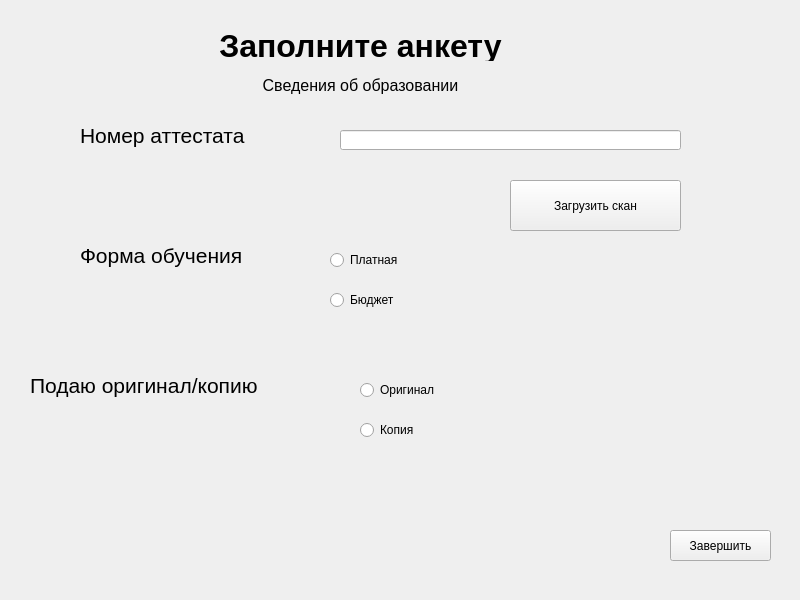
<?xml version="1.0" encoding="UTF-8"?>
<ui version="4.0">
 <class>Zap_Step4</class>
 <widget class="QMainWindow" name="Zap_Step4">
  <property name="geometry">
   <rect>
    <x>0</x>
    <y>0</y>
    <width>800</width>
    <height>600</height>
   </rect>
  </property>
  <property name="windowTitle">
   <string>MainWindow</string>
  </property>
  <widget class="QWidget" name="centralwidget">
   <widget class="QPushButton" name="btn_load">
    <property name="geometry">
     <rect>
      <x>510</x>
      <y>180</y>
      <width>171</width>
      <height>51</height>
     </rect>
    </property>
    <property name="text">
     <string>Загрузить скан</string>
    </property>
   </widget>
   <widget class="QLabel" name="label_2">
    <property name="geometry">
     <rect>
      <x>130</x>
      <y>70</y>
      <width>461</width>
      <height>31</height>
     </rect>
    </property>
    <property name="font">
     <font>
      <pointsize>12</pointsize>
     </font>
    </property>
    <property name="text">
     <string>Сведения об образовании</string>
    </property>
    <property name="alignment">
     <set>Qt::AlignCenter</set>
    </property>
   </widget>
   <widget class="QLineEdit" name="edit_number">
    <property name="geometry">
     <rect>
      <x>340</x>
      <y>130</y>
      <width>341</width>
      <height>20</height>
     </rect>
    </property>
    <property name="inputMask">
     <string>00 00</string>
    </property>
    <property name="maxLength">
     <number>5</number>
    </property>
   </widget>
   <widget class="QLabel" name="label_5">
    <property name="geometry">
     <rect>
      <x>80</x>
      <y>120</y>
      <width>221</width>
      <height>31</height>
     </rect>
    </property>
    <property name="font">
     <font>
      <pointsize>16</pointsize>
     </font>
    </property>
    <property name="text">
     <string>Номер аттестата</string>
    </property>
   </widget>
   <widget class="QPushButton" name="btn_next">
    <property name="geometry">
     <rect>
      <x>670</x>
      <y>530</y>
      <width>101</width>
      <height>31</height>
     </rect>
    </property>
    <property name="text">
     <string>Завершить</string>
    </property>
   </widget>
   <widget class="QLabel" name="label">
    <property name="geometry">
     <rect>
      <x>130</x>
      <y>30</y>
      <width>461</width>
      <height>31</height>
     </rect>
    </property>
    <property name="font">
     <font>
      <pointsize>24</pointsize>
      <weight>75</weight>
      <bold>true</bold>
     </font>
    </property>
    <property name="text">
     <string>Заполните анкету</string>
    </property>
    <property name="alignment">
     <set>Qt::AlignCenter</set>
    </property>
   </widget>
   <widget class="QLabel" name="label_6">
    <property name="geometry">
     <rect>
      <x>80</x>
      <y>240</y>
      <width>221</width>
      <height>31</height>
     </rect>
    </property>
    <property name="font">
     <font>
      <pointsize>16</pointsize>
     </font>
    </property>
    <property name="text">
     <string>Форма обучения</string>
    </property>
   </widget>
   <widget class="QRadioButton" name="radio_cash">
    <property name="geometry">
     <rect>
      <x>330</x>
      <y>250</y>
      <width>95</width>
      <height>20</height>
     </rect>
    </property>
    <property name="text">
     <string>Платная</string>
    </property>
   </widget>
   <widget class="QRadioButton" name="radio_free">
    <property name="geometry">
     <rect>
      <x>330</x>
      <y>290</y>
      <width>95</width>
      <height>20</height>
     </rect>
    </property>
    <property name="text">
     <string>Бюджет</string>
    </property>
   </widget>
   <widget class="QLabel" name="label_7">
    <property name="geometry">
     <rect>
      <x>30</x>
      <y>370</y>
      <width>301</width>
      <height>31</height>
     </rect>
    </property>
    <property name="font">
     <font>
      <pointsize>16</pointsize>
     </font>
    </property>
    <property name="text">
     <string>Подаю оригинал/копию</string>
    </property>
   </widget>
   <widget class="QRadioButton" name="radio_copy">
    <property name="geometry">
     <rect>
      <x>360</x>
      <y>420</y>
      <width>95</width>
      <height>20</height>
     </rect>
    </property>
    <property name="text">
     <string>Копия</string>
    </property>
   </widget>
   <widget class="QRadioButton" name="radio_orig">
    <property name="geometry">
     <rect>
      <x>360</x>
      <y>380</y>
      <width>95</width>
      <height>20</height>
     </rect>
    </property>
    <property name="text">
     <string>Оригинал</string>
    </property>
   </widget>
  </widget>
 </widget>
 <resources/>
 <connections/>
</ui>
